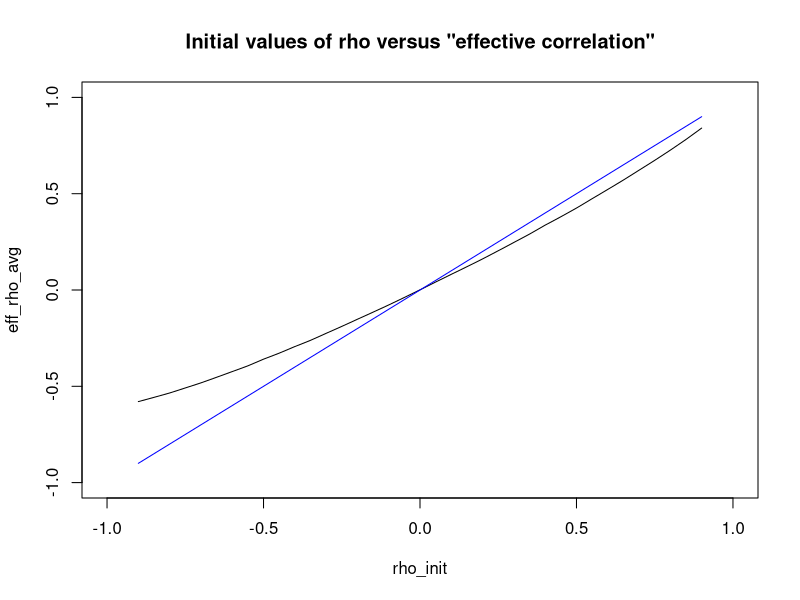

Here is the R script that generated this plot:
# Simulating the "effective" correlation for Ordinal datasets

library(mvtnorm)
library(here)

set.seed(2023)

N.ITER <- 1000

rho_init <- seq(-0.9, 0.9, 0.05)
eff_rho_avg <- rep(NA, length(rho_init))
eff_var_avg <- rep(NA, 2)

for (rho in rho_init) {

  rho_temp <- rep(NA, N.ITER)
  var_x_temp <- rep(NA, N.ITER)
  var_y_temp <- rep(NA, N.ITER)
  
  params <- list(Sigma.X=1, Sigma.Y=1, Rho=rho, N=1000, Delta=0,
                 Prop.matched=1.0, Distribution="Ordinal")
  
  for (i in 1:N.ITER) {
    S <- diag(2)
    diag(S) <- c(params$Sigma.X, params$Sigma.Y)
    S[upper.tri(S) | lower.tri(S)] <- rep(params$Rho) * params$Sigma.X * params$Sigma.Y
    sim_mat <- rmvnorm(
      n=params$N,
      mean=c(0, params$Delta),
      sigma=S,
      checkSymmetry=TRUE)
    X <- sim_mat[, 1]
    Y <- sim_mat[, 2]

    n_matched <- floor(params$Prop.matched * params$N)

    # if ordinal: cut to integers from 1 to 7
    if (params$Distribution=="Ordinal") {
      cut_seq <- c(-999, c(-2, 1, 0, 0.7, 1.3, 2.0), 999)
      X <- as.numeric(cut(X, cut_seq))
      Y <- as.numeric(cut(Y, cut_seq))
    }

    rho_temp[i] <- cor(X, Y)
    
    var_x_temp[i] <- var(X)
    var_y_temp[i] <- var(Y)
  }

  eff_rho_avg[which(rho_init==rho)] <- mean(rho_temp)
  eff_var_avg[1] <- mean(var_x_temp[i])
  eff_var_avg[2] <- mean(var_y_temp[i])
}


plot(rho_init, eff_rho_avg, type='l', xlim=c(-1, 1), ylim=c(-1, 1))
lines(rho_init, rho_init, col='blue')
title('Initial values of rho versus "effective correlation"')


eff_rho_avg[rho_init==-0.9]
eff_rho_avg[rho_init==-0.5]
eff_rho_avg[rho_init==-0.25]
eff_rho_avg[rho_init==0]
eff_rho_avg[round(rho_init, 2)==0.25]
eff_rho_avg[round(rho_init, 2)==0.5]
eff_rho_avg[round(rho_init, 2)==0.9]

eff_var_avg
